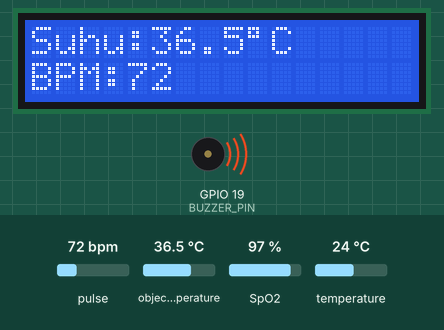
A sketch run on a simulated ESP32. On the bench: 16×2 character LCD, buzzer (waves = sounding, pin HIGH). The test bench sets the inputs (shaded band); at power-on: object temperature 36.5 °C, pulse 72 bpm, SpO2 97 %, temperature 24 °C. Nothing arrives over Bluetooth unless stated; a phone connects over Bluetooth LE 3 s after start; what the sketch prints to the serial monitor is not drawn.

Above: at 8.7 s.
8.8 s: object temperature set to 37.1 °C
At 17.3 s:
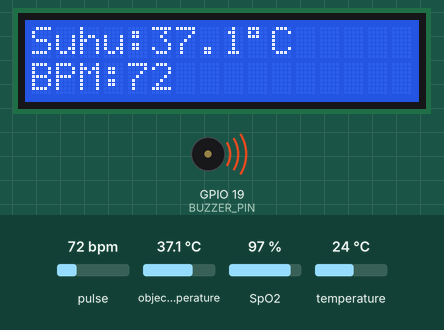
17.6 s: object temperature set to 38 °C
At 28.3 s:
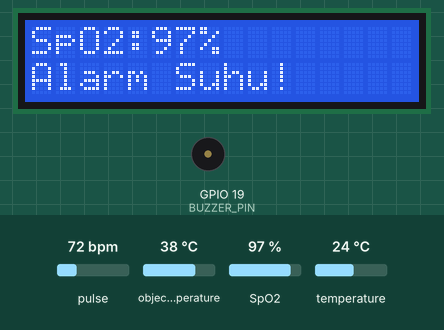
28.4 s: pulse set to 42 bpm
At 33.3 s:
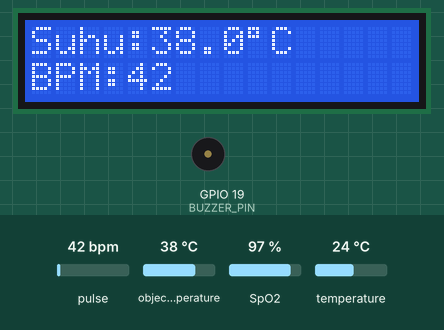
37.6 s: SpO2 set to 80 %
At 44.8 s:
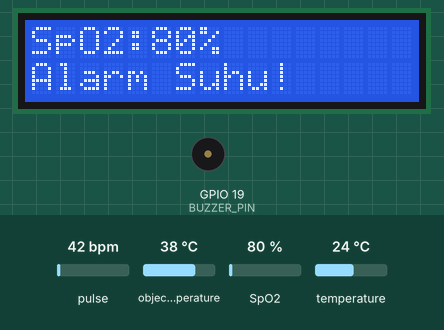
48.4 s: pulse set to 70 bpm
At 56.4 s:
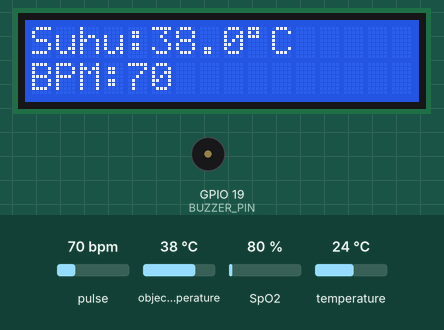
Timing chart, 0 to 57.9 s (numbered marks = the images above; inputs shaded):
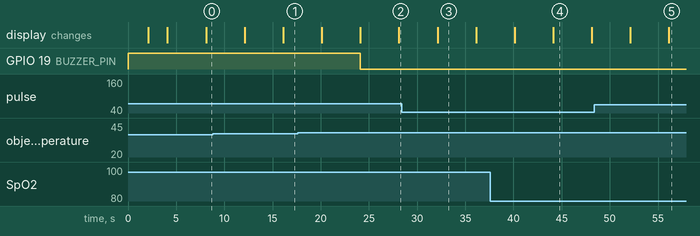

Measured:
- the behaviour switches between 37.5 and 37.6 °C on object temperature (found by bisection; images 1 and 2)
- after the input at 8.8 s, the display: first differs from a run without the input after 7.3 s (image 1)
- after the input at 17.6 s, GPIO 19 (BUZZER_PIN): HIGH → LOW after 6.5 s; the display: first differs from a run without the input after 6.5 s (image 2 shows a later state)
- after the input at 28.4 s, the display: changes after 3.7 s (image 3)
- after the input at 37.6 s, the display: first differs from a run without the input after 6.5 s (image 4)
- after the input at 48.4 s, the display: first differs from a run without the input after 7.7 s (image 5)
- what the display in image 3 shows lasts 4.0 s, from 32.1 s to 36.1 s

The sketch:

Smart_Healt_Monitor.ino
```cpp
#include <Wire.h>
#include <LiquidCrystal.h>
#include "MAX30105.h"
#include "spo2_algorithm.h"
#include <Adafruit_MLX90614.h>
#include <math.h>
#include <BLEDevice.h>
#include <BLEServer.h>
#include <BLEUtils.h>
#include <BLE2902.h>

// ========================================
// 1. KONFIGURASI PIN
// ========================================

#define SDA_PIN 21
#define SCL_PIN 22
#define BUZZER_PIN 19

// false = buzzer aktif HIGH
// true  = buzzer aktif LOW
#define BUZZER_ACTIVE_LOW true

// LCD: RS, E, D4, D5, D6, D7
LiquidCrystal lcd(13, 14, 18, 23, 25, 26);

// ========================================
// KONFIGURASI BLUETOOTH LOW ENERGY
// ========================================

#define BLE_DEVICE_NAME "SMART_HEALTH_ESP32"

#define SERVICE_UUID \
"12345678-1234-1234-1234-1234567890ab"

#define CHARACTERISTIC_UUID \
"abcdefab-1234-1234-1234-abcdefabcdef"

BLEServer *bleServer = nullptr;
BLECharacteristic *bleCharacteristic = nullptr;

bool bleConnected = false;

// ========================================
// 2. OBJEK SENSOR
// ========================================

MAX30105 maxSensor;
Adafruit_MLX90614 mlx;

// ========================================
// 3. KONFIGURASI MAX30102
// ========================================

const int SAMPLE_BUFFER_SIZE = 100;

uint32_t irBuffer[SAMPLE_BUFFER_SIZE];
uint32_t redBuffer[SAMPLE_BUFFER_SIZE];

int32_t spo2 = 0;
int8_t validSPO2 = 0;

int32_t heartRate = 0;
int8_t validHeartRate = 0;

// ========================================
// 4. STATUS SENSOR
// ========================================

bool maxReady = false;
bool mlxReady = false;

bool fingerDetected = false;
bool suhuValid = false;

// ========================================
// 5. BATAS SUHU
// ========================================

// Ambang percobaan alarm suhu objek
const float BATAS_SUHU = 37.5;

// ========================================
// 6. VARIABEL HASIL
// ========================================

float suhuAmbient = NAN;
float suhuObjek = NAN;

unsigned long previousLCD = 0;
unsigned long previousSerial = 0;

int halamanLCD = 0;

// ========================================
// 7. FUNGSI KONTROL BUZZER
// ========================================

void kontrolBuzzer(bool alarm) {

  if (BUZZER_ACTIVE_LOW) {

    digitalWrite(
      BUZZER_PIN,
      alarm ? LOW : HIGH
    );

  } else {

    digitalWrite(
      BUZZER_PIN,
      alarm ? HIGH : LOW
    );
  }
}

// ========================================
// 8. SETUP
// ========================================

void setup() {

  Serial.begin(115200);
  setupBLE();

  // Inisialisasi buzzer
  pinMode(BUZZER_PIN, OUTPUT);
  kontrolBuzzer(false);

  // Inisialisasi LCD
  lcd.begin(16, 2);

  lcd.setCursor(0, 0);
  lcd.print("SMART HEALTH");
  lcd.setCursor(0, 1);
  lcd.print("MONITOR ESP32");

  delay(2000);
  lcd.clear();

  // Inisialisasi I2C
  Wire.begin(SDA_PIN, SCL_PIN);
  Wire.setClock(100000);

  Serial.println("==========================");
  Serial.println("SMART HEALTH MONITOR");
  Serial.println("==========================");

  // Inisialisasi MLX90614
  Serial.println("Memeriksa MLX90614...");

  mlxReady = mlx.begin();

  if (mlxReady) {
    Serial.println("MLX90614 TERDETEKSI");
  } else {
    Serial.println("MLX90614 TIDAK TERDETEKSI");
  }

  // Inisialisasi MAX30102
  Serial.println("Memeriksa MAX30102...");

  maxReady = maxSensor.begin(
    Wire,
    I2C_SPEED_STANDARD
  );

  if (maxReady) {

    Serial.println("MAX30102 TERDETEKSI");

    byte ledBrightness = 60;
    byte sampleAverage = 4;
    byte ledMode = 2;
    byte sampleRate = 100;
    int pulseWidth = 411;
    int adcRange = 4096;

    maxSensor.setup(
      ledBrightness,
      sampleAverage,
      ledMode,
      sampleRate,
      pulseWidth,
      adcRange
    );

  } else {

    Serial.println("MAX30102 TIDAK TERDETEKSI");
  }

  // Tampilan status awal
  lcd.clear();
  lcd.setCursor(0, 0);
  lcd.print("Status Sensor:");

  lcd.setCursor(0, 1);

  if (mlxReady && maxReady) {
    lcd.print("Semua Terhubung");
  } else {
    lcd.print("Cek Sensor!");
  }

  delay(2000);
  lcd.clear();
}

// ========================================
// CALLBACK KONEKSI BLE
// ========================================

class BLEConnectionCallbacks : public BLEServerCallbacks {

  void onConnect(BLEServer *server) override {
    bleConnected = true;
    Serial.println("ANDROID TERHUBUNG");
  }

  void onDisconnect(BLEServer *server) override {
    bleConnected = false;
    Serial.println("ANDROID TERPUTUS");

    BLEDevice::startAdvertising();
    Serial.println("BLE ADVERTISING ULANG");
  }
};

// ========================================
// INISIALISASI BLE
// ========================================

void setupBLE() {

  BLEDevice::init(BLE_DEVICE_NAME);

  bleServer = BLEDevice::createServer();

  bleServer->setCallbacks(
    new BLEConnectionCallbacks()
  );

  BLEService *service =
    bleServer->createService(SERVICE_UUID);

  bleCharacteristic =
    service->createCharacteristic(
      CHARACTERISTIC_UUID,
      BLECharacteristic::PROPERTY_READ |
      BLECharacteristic::PROPERTY_NOTIFY
    );

  bleCharacteristic->addDescriptor(
    new BLE2902()
  );

  bleCharacteristic->setValue(
    "{\"status\":\"waiting\"}"
  );

  service->start();

  BLEAdvertising *advertising =
    BLEDevice::getAdvertising();

  advertising->addServiceUUID(SERVICE_UUID);
  advertising->setScanResponse(true);

  BLEDevice::startAdvertising();

  Serial.println("BLE SIAP");
  Serial.println(BLE_DEVICE_NAME);
}


// ========================================
// KIRIM DATA SENSOR KE ANDROID
// ========================================

void kirimDataBLE() {

  if (!bleConnected || bleCharacteristic == nullptr) {
    return;
  }

  bool bpmValid =
    maxReady &&
    fingerDetected &&
    validHeartRate &&
    heartRate > 0;

  bool spo2Valid =
    maxReady &&
    fingerDetected &&
    validSPO2 &&
    spo2 > 0 &&
    spo2 <= 100;

  String data = "{";

  data += "\"bpm\":";

  if (bpmValid) {
    data += String(heartRate);
  } else {
    data += "null";
  }

  data += ",\"spo2\":";

  if (spo2Valid) {
    data += String(spo2);
  } else {
    data += "null";
  }

  data += ",\"temperature\":";

  if (mlxReady && suhuValid) {
    data += String(suhuObjek, 2);
  } else {
    data += "null";
  }

  data += ",\"bpmValid\":";
  data += bpmValid ? "true" : "false";

  data += ",\"spo2Valid\":";
  data += spo2Valid ? "true" : "false";

  data += ",\"temperatureValid\":";
  data += (mlxReady && suhuValid) ? "true" : "false";

  data += "}";

  bleCharacteristic->setValue(data.c_str());
  bleCharacteristic->notify();

  Serial.print("BLE SEND: ");
  Serial.println(data);
}

// ========================================
// 9. LOOP UTAMA
// ========================================

void loop() {

  // ======================================
  // A. MEMBACA SUHU MLX90614
  // ======================================

  suhuValid = false;

  if (mlxReady) {

    suhuAmbient = mlx.readAmbientTempC();
    suhuObjek = mlx.readObjectTempC();

    if (
      !isnan(suhuAmbient) &&
      !isnan(suhuObjek) &&
      suhuAmbient > -40 &&
      suhuAmbient < 125 &&
      suhuObjek > -40 &&
      suhuObjek < 380
    ) {

      suhuValid = true;
    }
  }

  // ======================================
  // B. MEMBACA MAX30102
  // ======================================

  fingerDetected = false;

  if (maxReady) {

    for (int i = 0; i < SAMPLE_BUFFER_SIZE; i++) {

      while (!maxSensor.available()) {
        maxSensor.check();
      }

      redBuffer[i] = maxSensor.getRed();
      irBuffer[i] = maxSensor.getIR();

      maxSensor.nextSample();

      if (irBuffer[i] > 50000) {
        fingerDetected = true;
      }
    }

    // Periksa sinyal sampel terakhir
    if (irBuffer[SAMPLE_BUFFER_SIZE - 1] <= 50000) {
      fingerDetected = false;
    }

    if (fingerDetected) {

      maxim_heart_rate_and_oxygen_saturation(
        irBuffer,
        SAMPLE_BUFFER_SIZE,
        redBuffer,
        &spo2,
        &validSPO2,
        &heartRate,
        &validHeartRate
      );

    } else {

      validHeartRate = 0;
      validSPO2 = 0;
    }
  }

  // ======================================
  // C. KONTROL BUZZER
  // ======================================

  bool alarmSuhu = false;

  if (mlxReady && suhuValid) {

    if (suhuObjek > BATAS_SUHU) {
      alarmSuhu = true;
    }
  }

  kontrolBuzzer(alarmSuhu);

  // ======================================
  // D. SERIAL MONITOR
  // ======================================

  if (millis() - previousSerial >= 1000) {

    previousSerial = millis();

    Serial.println();
    Serial.println("===== HASIL PEMERIKSAAN =====");

    // SUHU
    if (suhuValid) {

      Serial.print("Suhu Ambient: ");
      Serial.print(suhuAmbient, 2);
      Serial.println(" C");

      Serial.print("Suhu Objek: ");
      Serial.print(suhuObjek, 2);
      Serial.println(" C");

      Serial.print("Status Suhu: ");

      if (alarmSuhu) {
        Serial.println("ALARM");
      } else {
        Serial.println("Normal");
      }

    } else {

      Serial.println("Suhu: DATA TIDAK VALID");
    }

    // BPM
    if (!maxReady) {

      Serial.println("BPM: SENSOR ERROR");

    } else if (!fingerDetected) {

      Serial.println("BPM: LETAKKAN JARI");

    } else if (validHeartRate && heartRate > 0) {

      Serial.print("BPM: ");
      Serial.println(heartRate);

    } else {

      Serial.println("BPM: BELUM VALID");
    }

    // SPO2
    if (!maxReady) {

      Serial.println("SpO2: SENSOR ERROR");

    } else if (!fingerDetected) {

      Serial.println("SpO2: LETAKKAN JARI");

    } else if (
      validSPO2 &&
      spo2 > 0 &&
      spo2 <= 100
    ) {

      Serial.print("SpO2: ");
      Serial.print(spo2);
      Serial.println(" %");

    } else {

      Serial.println("SpO2: BELUM VALID");
    }

    // BUZZER
    Serial.print("Buzzer: ");
    Serial.println(alarmSuhu ? "AKTIF" : "MATI");

    Serial.println("=============================");
  }

  // ======================================
  // E. LCD 16x2
  // ======================================

  if (millis() - previousLCD >= 2500) {

    previousLCD = millis();

    lcd.clear();

    if (halamanLCD == 0) {

      // HALAMAN 1: SUHU DAN BPM

      lcd.setCursor(0, 0);
      lcd.print("Suhu:");

      if (suhuValid) {

        lcd.print(suhuObjek, 1);
        lcd.write((uint8_t)223);
        lcd.print("C");

      } else {

        lcd.print("Error");
      }

      lcd.setCursor(0, 1);
      lcd.print("BPM:");

      if (!maxReady) {

        lcd.print("Sensor Error");

      } else if (!fingerDetected) {

        lcd.print("Letak Jari");

      } else if (validHeartRate && heartRate > 0) {

        lcd.print(heartRate);

      } else {

        lcd.print("Belum Valid");
      }

    } else {

      // HALAMAN 2: SPO2 DAN STATUS

      lcd.setCursor(0, 0);
      lcd.print("SpO2:");

      if (!maxReady) {

        lcd.print("Sensor Error");

      } else if (!fingerDetected) {

        lcd.print("Letak Jari");

      } else if (
        validSPO2 &&
        spo2 > 0 &&
        spo2 <= 100
      ) {

        lcd.print(spo2);
        lcd.print("%");

      } else {

        lcd.print("Belum Valid");
      }

      lcd.setCursor(0, 1);

      if (!mlxReady || !maxReady) {

        lcd.print("Cek Koneksi");

      } else if (!suhuValid) {

        lcd.print("Suhu Error");

      } else if (alarmSuhu) {

        lcd.print("Alarm Suhu!");

      } else {

        lcd.print("Sistem Aktif");
      }
    }

    halamanLCD = 1 - halamanLCD;
  }

  // ======================================
// F. PENGIRIMAN DATA BLE
// ======================================

static unsigned long previousBLE = 0;

if (millis() - previousBLE >= 1000) {

  previousBLE = millis();

  kirimDataBLE();
}
}
```
